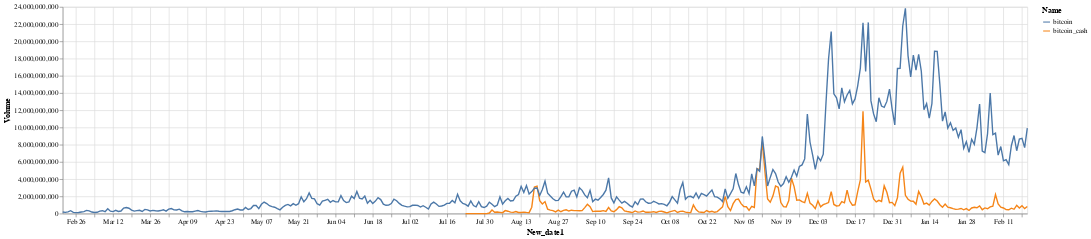

The notebook cell saved with this chart:
### Code cell
line_volume = alt.Chart(source2).mark_line().encode(
    x=alt.X('New_date1', sort='x'),
    y=alt.Y('Volume'),
    color='Name',
    tooltip=['Name', 'Volume']
).properties(
    width=1400,
    height=300
)

line_volume

### Figure 1 — Vega-Lite specification as saved in the notebook (floating-point values rounded to 4 significant figures; data arrays with more than 128 entries replaced by an {"elided": "..."} marker saying what was removed)
{"config": {"view": {"continuousWidth": 400, "continuousHeight": 300}}, "data": {"name": "data-a50b259379cbbc37fb81f9ebb419a565"}, "mark": "line", "encoding": {"color": {"type": "nominal", "field": "Name"}, "tooltip": [{"type": "nominal", "field": "Name"}, {"type": "quantitative", "field": "Volume"}], "x": {"type": "temporal", "field": "New_date1", "sort": "x"}, "y": {"type": "quantitative", "field": "Volume"}}, "height": 300, "width": 1400, "$schema": "https://vega.github.io/schema/vega-lite/v4.8.1.json", "datasets": {"data-a50b259379cbbc37fb81f9ebb419a565": {"elided": "578 records"}}}
